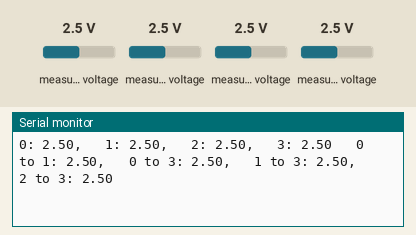
Simulated run of this sketch. Board: Arduino Uno, built with avr-gcc and run on an emulated ATmega328P. Parts: the last lines printed to the serial monitor. The test bench sets the inputs (shaded band); at power-on: measured voltage 2.5 V.

Above: at 1.2 s.
1.3 s: measured voltage (sensor 200) set to 0.1 V
At 2.6 s:
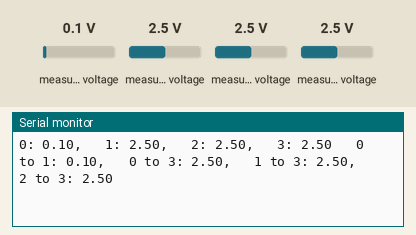
2.8 s: measured voltage (sensor 201) set to 0.1 V
At 4.0 s:
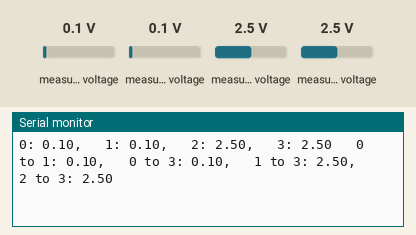
4.3 s: measured voltage (sensor 202) set to 0.1 V
At 4.9 s:
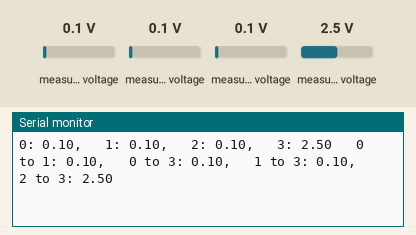
5.8 s: measured voltage (sensor 203) set to 0.1 V
At 7.1 s:
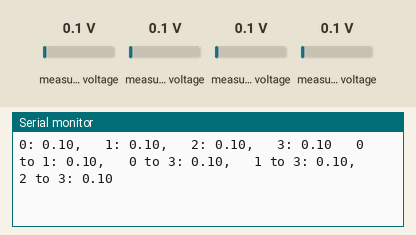
7.3 s: measured voltage (sensor 200) set to 1.2 V
At 8.4 s:
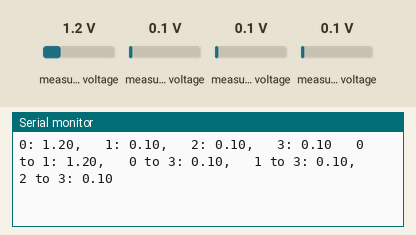
8.8 s: measured voltage (sensor 201) set to 1.2 V
At 10.5 s:
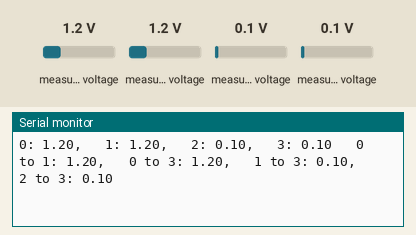
Timing chart, 0 to 11.3 s (numbered marks = the images above; inputs shaded):
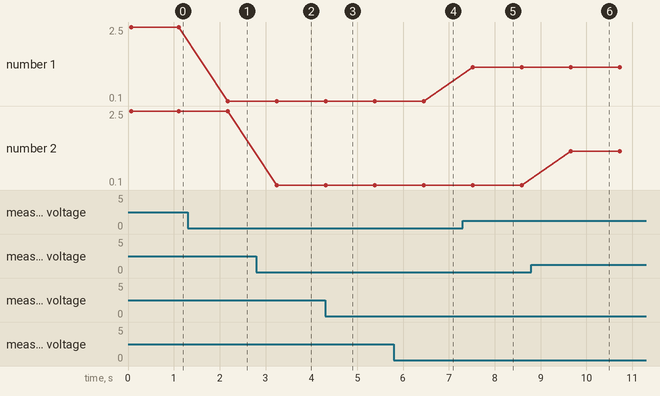

Measured:
- after the input at 1.3 s, the serial monitor: prints a new line after 0.88 s (image 1)
- after the input at 2.8 s, the serial monitor: prints a new line after 0.45 s (image 2)
- after the input at 4.3 s, the serial monitor: prints a new line at once (image 3)
- after the input at 5.8 s, the serial monitor: prints a new line after 0.65 s (image 4)
- after the input at 7.3 s, the serial monitor: prints a new line after 0.22 s (image 5)
- after the input at 8.8 s, the serial monitor: prints a new line after 0.86 s (image 6)
- plotted number 1: 2.5 → 0.1 after the input at 1.3 s, 0.1 → 1.2 after the input at 7.3 s

The sketch:

ADC_Continuous_Test.ino
```cpp
/***************************************************************************
* Example sketch from the ADS1115_WE library
*
* Jillian Frimml
* 3/24/2021
* Compares the ADS1115 in continuous mode, comparing all pins to each other
*
*
***************************************************************************/

#include<ADS1115_WE.h>
#include<Wire.h>
#define adc1_address 0x48

ADS1115_WE adc(adc1_address);
// ADS1115_WE adc = ADS1115_WE(); // Alternative: uses default address 0x48

void setup() {
  Wire.begin();
  Serial.begin(9600);
  if(!adc.init()){
    Serial.println("ADS1115 not connected!");
  }

  /* Set the voltage range of the ADC to adjust the gain
   * Please note that you must not apply more than VDD + 0.3V to the input pins!
   *
   * ADS1115_RANGE_6144  ->  +/- 6144 mV
   * ADS1115_RANGE_4096  ->  +/- 4096 mV
   * ADS1115_RANGE_2048  ->  +/- 2048 mV (default)
   * ADS1115_RANGE_1024  ->  +/- 1024 mV
   * ADS1115_RANGE_0512  ->  +/- 512 mV
   * ADS1115_RANGE_0256  ->  +/- 256 mV
   */
  adc.setVoltageRange_mV(ADS1115_RANGE_6144); //comment line/change parameter to change range

  /* Set the inputs to be compared
   *
   *  ADS1115_COMP_0_1    ->  compares 0 with 1 (default)
   *  ADS1115_COMP_0_3    ->  compares 0 with 3
   *  ADS1115_COMP_1_3    ->  compares 1 with 3
   *  ADS1115_COMP_2_3    ->  compares 2 with 3
   *  ADS1115_COMP_0_GND  ->  compares 0 with GND
   *  ADS1115_COMP_1_GND  ->  compares 1 with GND
   *  ADS1115_COMP_2_GND  ->  compares 2 with GND
   *  ADS1115_COMP_3_GND  ->  compares 3 with GND
   */
  adc.setCompareChannels(ADS1115_COMP_0_GND); //comment line/change parameter to change channel

  /* Set number of conversions after which the alert pin asserts
   * - or you can disable the alert
   *
   *  ADS1115_ASSERT_AFTER_1  -> after 1 conversion
   *  ADS1115_ASSERT_AFTER_2  -> after 2 conversions
   *  ADS1115_ASSERT_AFTER_4  -> after 4 conversions
   *  ADS1115_DISABLE_ALERT   -> disable comparator / alert pin (default)
   */
  //adc.setAlertPinMode(ADS1115_ASSERT_AFTER_1); //uncomment if you want to change the default

  /* Set the conversion rate in SPS (samples per second)
   * Options should be self-explaining:
   *
   *  ADS1115_8_SPS
   *  ADS1115_16_SPS
   *  ADS1115_32_SPS
   *  ADS1115_64_SPS
   *  ADS1115_128_SPS (default)
   *  ADS1115_250_SPS
   *  ADS1115_475_SPS
   *  ADS1115_860_SPS
   */
  // adc.setConvRate(ADS1115_8_SPS); //uncomment if you want to change the default

  /* Set continuous or single shot mode:
   *
   *  ADS1115_CONTINUOUS  ->  continuous mode
   *  ADS1115_SINGLE     ->  single shot mode (default)
   */
  adc.setMeasureMode(ADS1115_CONTINUOUS); //comment line/change parameter to change mode

   /* Choose maximum limit or maximum and minimum alert limit (window) in Volt - alert pin will
   *  assert when measured values are beyond the maximum limit or outside the window
   *  Upper limit first: setAlertLimit_V(MODE, maximum, minimum)
   *  In max limit mode the minimum value is the limit where the alert pin assertion will be
   *  cleared (if not latched)
   *
   *  ADS1115_MAX_LIMIT
   *  ADS1115_WINDOW
   *
   */
  //adc.setAlertModeAndLimit_V(ADS1115_MAX_LIMIT, 3.0, 1.5); //uncomment if you want to change the default

  /* Enable or disable latch. If latch is enabled the alert pin will assert until the
   * conversion register is read (getResult functions). If disabled the alert pin assertion will be
   * cleared with next value within limits.
   *
   *  ADS1115_LATCH_DISABLED (default)
   *  ADS1115_LATCH_ENABLED
   */
  //adc.setAlertLatch(ADS1115_LATCH_ENABLED); //uncomment if you want to change the default

  /* Sets the alert pin polarity if active:
   *
   * ADS1115_ACT_LOW  ->  active low (default)
   * ADS1115_ACT_HIGH ->  active high
   */
  //adc.setAlertPol(ADS1115_ACT_LOW); //uncomment if you want to change the default

  /* With this function the alert pin will assert, when a conversion is ready.
   * In order to deactivate, use the setAlertLimit_V function
   */
  //adc.setAlertPinToConversionReady(); //uncomment if you want to change the default

  Serial.println("ADS1115 Example Sketch - Continuous Mode");
  Serial.println("All values in volts");
  Serial.println();
}

  /* If you change the compare channels you can immediately read values from the conversion
   * register, although they might belong to the former channel if no precautions are taken.
   * It takes about the time needed for two conversions to get the correct data. In single
   * shot mode you can use the isBusy() function to wait for data from the new channel. This
   * does not work in continuous mode.
   * To solve this issue the library adds a delay after change of channels if you are in contunuous
   * mode. The length of the delay is adjusted to the conversion rate. But be aware that the output
   * rate will be much lower that the conversion rate if you change channels frequently.
   */

void loop() {
  float voltage = 0.0;

  Serial.print("0: ");
  voltage = readChannel(ADS1115_COMP_0_GND);
  Serial.print(voltage);

  Serial.print(",   1: ");
  voltage = readChannel(ADS1115_COMP_1_GND);
  Serial.print(voltage);

  Serial.print(",   2: ");
  voltage = readChannel(ADS1115_COMP_2_GND);
  Serial.print(voltage);

  Serial.print(",   3: ");
  voltage = readChannel(ADS1115_COMP_3_GND);
  Serial.print(voltage);

  Serial.print("   0 to 1: ");
  voltage = readChannel(ADS1115_COMP_0_1);
  Serial.print(voltage);

  Serial.print(",   0 to 3: ");
  voltage = readChannel(ADS1115_COMP_0_3);
  Serial.print(voltage);

  Serial.print(",   1 to 3: ");
  voltage = readChannel(ADS1115_COMP_1_3);
  Serial.print(voltage);

  Serial.print(",   2 to 3: ");
  voltage = readChannel(ADS1115_COMP_2_3);
  Serial.println(voltage);

  delay(1000);
}

float readChannel(ADS1115_MUX channel) {
  float voltage = 0.0;
  adc.setCompareChannels(channel);
  voltage = adc.getResult_V(); // alternative: getResult_mV for Millivolt
  return voltage;
}
```
